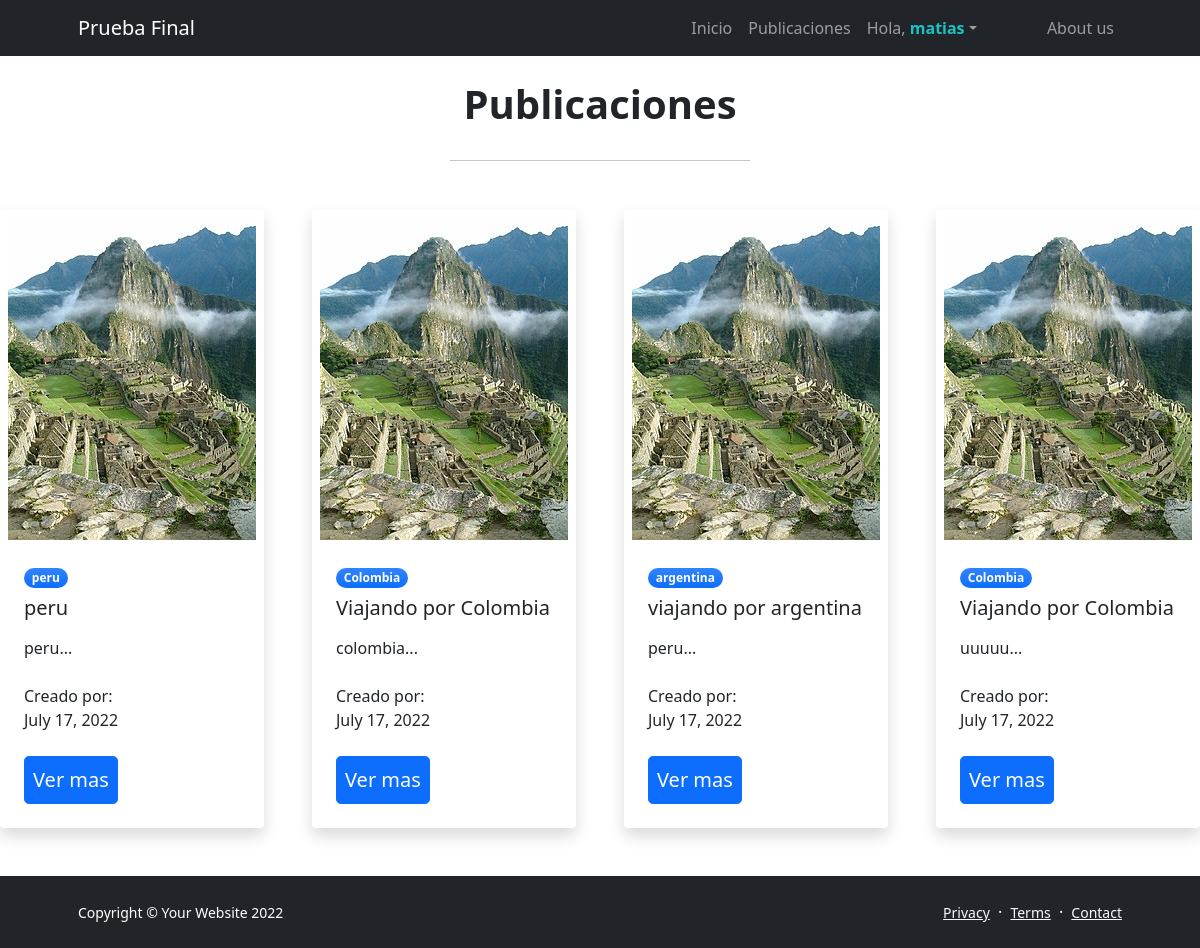
/pruebafinalapp/publicaciones (signed in), run on the app's committed database.
### PruebaFinalApp/models.py (models this page shows)
class Publicaciones(models.Model):
    imagen = models.ImageField(null=True, blank=True)
    pais = models.CharField(max_length=50)
    titulo = models.CharField(max_length=50)
    descripcion = models.TextField()
    fecha_viaje = models.DateField()
    class Meta:
        verbose_name_plural = "Publicaciones"
        db_table = "imageupload"

### PruebaFinalApp/views.py (the view)
# urls.py: path('publicaciones', publicaciones, name='publicaciones'),
def publicaciones(request):
        publicaciones = Publicaciones.objects.all()
        return render(request, "PruebaFinalApp/publicaciones.html", {"publicaciones":publicaciones})

### PruebaFinalApp/templates/PruebaFinalApp/publicaciones.html (shortened to what this page needs)
{%extends 'PruebaFinalApp/base.html' %}
{%block contenido%}
<br>
<h1 style="text-align: center;"><b>Publicaciones</b></h1>
<br>
<hr style="width: 25%; margin: auto;">
<br>
<br>
<div class="row gx-5">
        {%for publicacion in publicaciones%}
        <div class="col-lg-3 mb-5">
            <div class="card h-100 shadow border-0">
                <img class="card-img-top" src="{{publicacion.imagen.url}}" alt="..." style="max-width: 400px; max-height: 400px; height: auto; width: auto; align-self: center;"/>
                <div class="card-body p-4">
                    <div class="badge bg-primary bg-gradient rounded-pill mb-2">{{publicacion.pais}}</div>
                    <h5 class="card-title mb-3">{{publicacion.titulo}}</h5></a>
                    <p class="card-text mb-0">{{publicacion.descripcion|slice:120}}...</p>
                    <br>
                    <p class="card-text mb-0">Creado por: </p>
                    <p class="card-text mb-0">{{publicacion.fecha_viaje}}</p>
                    <br>
                    <a class="btn btn-primary btn-lg px-2 me-sm2" href="">Ver mas</a>
                </div>
            </div>
        </div>
    {%endfor%}
</div>
{%endblock%}

### PruebaFinalApp/templates/PruebaFinalApp/base.html (shortened to what this page needs)
{%load static%}
<!DOCTYPE html>
<html lang="en">
    <head>
        <link href="https://cdn.jsdelivr.net/npm/bootstrap-icons@1.5.0/font/bootstrap-icons.css" rel="stylesheet" />
        <link href="{% static 'css/styles.css' %}" rel="stylesheet" />
    </head>
    <body class="d-flex flex-column h-100">
        <main class="flex-shrink-0">
            <nav class="navbar navbar-expand-lg navbar-dark bg-dark">
                <div class="container px-5">
                    <a class="navbar-brand" href="index.html">Prueba Final</a>
                    <div class="collapse navbar-collapse" id="navbarSupportedContent">
                        <ul class="navbar-nav ms-auto mb-2 mb-lg-0">
                            <li class="nav-item"><a class="nav-link" id="navitem" href="{%url 'inicio'%}">Inicio</a></li>
                            <li class="nav-item"><a class="nav-link" id="navitem" href="{%url 'publicaciones'%}">Publicaciones</a></li>
                            <li class="nav-item dropdown">
                                {%if user.is_authenticated %}
                                <a class="nav-link dropdown-toggle" id="navbarDropdownBlog" href="#" role="button" data-bs-toggle="dropdown" aria-expanded="false">Hola, <b style="color: rgb(25, 196, 196);">{{user.get_username}}</b></a>
                                <ul class="dropdown-menu dropdown-menu-end" aria-labelledby="navbarDropdownBlog"></li>
                                </ul>
                            {%endif%}
                            <li>&nbsp &nbsp &nbsp &nbsp &nbsp &nbsp ;</li>
                            <li class="nav-item"><a class="nav-link" id="navitem" href="{%url 'about_us'%}">About us</a></li>
                    </div>
                </div>
            </nav>
            {%block contenido%}
            {%endblock%}
        <footer class="bg-dark py-4 mt-auto">
            <div class="container px-5">
                <div class="row align-items-center justify-content-between flex-column flex-sm-row">
                    <div class="col-auto"><div class="small m-0 text-white">Copyright &copy; Your Website 2022</div></div>
                    <div class="col-auto">
                        <a class="link-light small" href="#!">Privacy</a>
                        <span class="text-white mx-1">&middot;</span>
                        <a class="link-light small" href="#!">Terms</a>
                        <span class="text-white mx-1">&middot;</span>
                        <a class="link-light small" href="#!">Contact</a>
                    </div>
                </div>
            </div>
        </footer>
    </body>
</html>

### data on the page
Publicaciones: imagen (picture), pais "peru", titulo "peru", descripcion "peru", fecha_viaje "July 17, 2022"
Publicaciones: imagen (picture), pais "Colombia", titulo "Viajando por Colombia", descripcion "colombia", fecha_viaje "July 17, 2022"
Publicaciones: imagen (picture), pais "argentina", titulo "viajando por argentina", descripcion "peru", fecha_viaje "July 17, 2022"
Publicaciones: imagen (picture), pais "Colombia", titulo "Viajando por Colombia", descripcion "uuuuu", fecha_viaje "July 17, 2022"

### other printed values
{{ user.get_username }} "matias"
